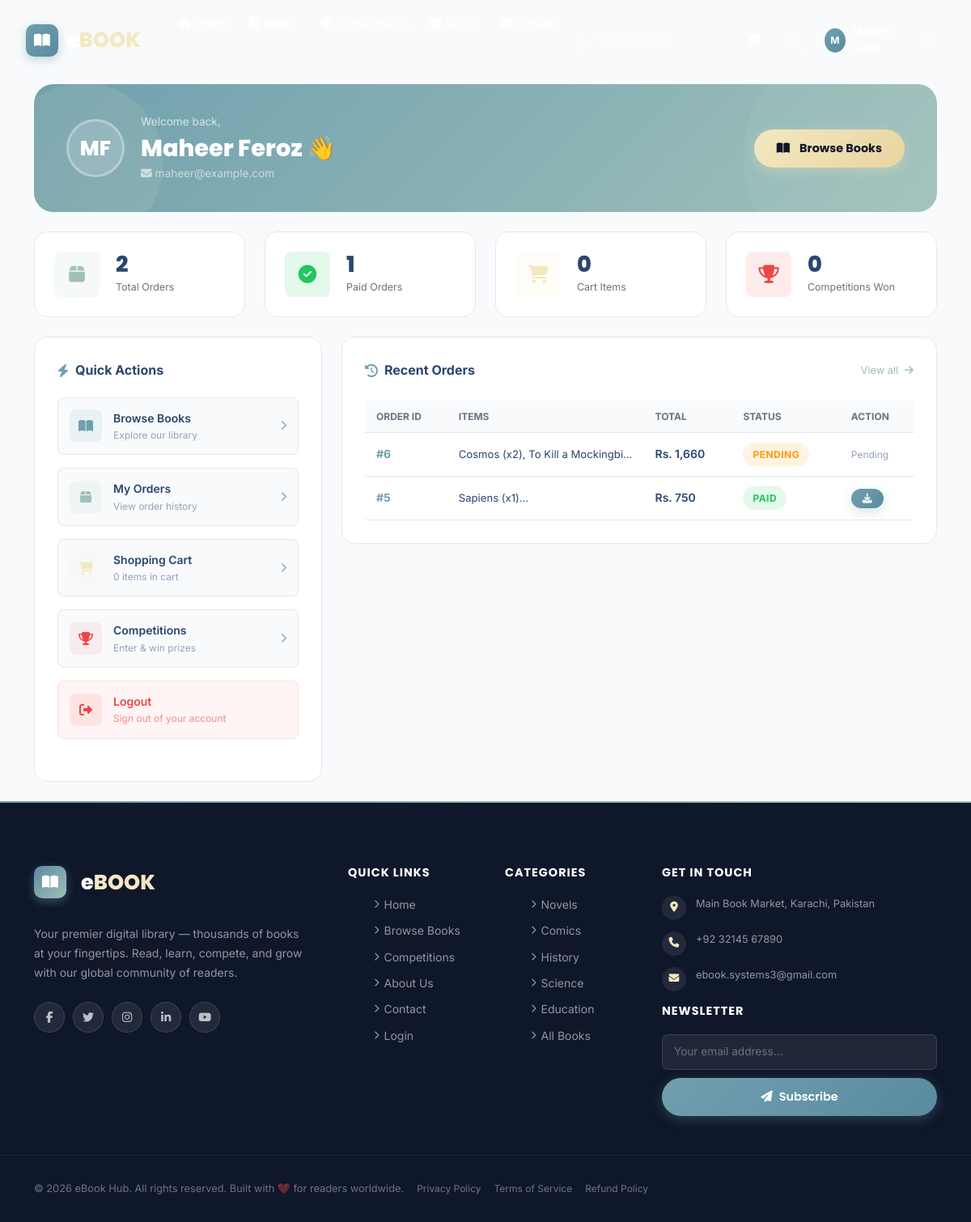
The app's page /user_dashboard.php (signed in) with its own data.
### tables this page shows
CREATE TABLE `orders` (
  `id` int(11) NOT NULL,
  `user_id` int(11) NOT NULL,
  `items` text NOT NULL,
  `total` decimal(10,2) NOT NULL DEFAULT 0.00,
  `payment_method` varchar(100) DEFAULT 'Credit Card',
  `paid` tinyint(1) NOT NULL DEFAULT 0,
  `status` varchar(50) NOT NULL DEFAULT 'Pending',
  `order_date` datetime NOT NULL DEFAULT current_timestamp(),
  `full_name` varchar(255) DEFAULT NULL,
  `email` varchar(255) DEFAULT NULL,
  `phone` varchar(50) DEFAULT NULL,
  `address` text DEFAULT NULL,
  `city` varchar(100) DEFAULT NULL,
  `notes` text DEFAULT NULL
);

### user_dashboard.php (the view, shortened to what this page needs)
<?php
include 'db_config.php';
$user_id   = $_SESSION['user_id'];
$user_name = $_SESSION['user_name'] ?? 'User';
$ordersResult = mysqli_query($conn, "SELECT COUNT(*) AS cnt FROM orders WHERE user_id=$user_id");
$ordersCount  = mysqli_fetch_assoc($ordersResult)['cnt'] ?? 0;
$paidResult = mysqli_query($conn, "SELECT COUNT(*) AS cnt FROM orders WHERE user_id=$user_id AND paid=1");
$paidCount  = mysqli_fetch_assoc($paidResult)['cnt'] ?? 0;
$recentOrders = [];
$rResult = mysqli_query($conn, "SELECT * FROM orders WHERE user_id=$user_id ORDER BY id DESC LIMIT 5");
if ($rResult) while ($row = mysqli_fetch_assoc($rResult)) $recentOrders[] = $row;
$initials = strtoupper(implode('', array_map(fn($w) => $w[0], explode(' ', trim($user_name)))));
?>
<!DOCTYPE html>
<html lang="en">
<head>
  <link href="https://cdnjs.cloudflare.com/ajax/libs/font-awesome/6.5.0/css/all.min.css" rel="stylesheet">
  <link href="https://cdnjs.cloudflare.com/ajax/libs/aos/2.3.4/aos.css" rel="stylesheet">
  <link href="https://cdn.jsdelivr.net/npm/bootstrap@5.3.7/dist/css/bootstrap.min.css" rel="stylesheet">
  <link href="css/style.css" rel="stylesheet">
</head>
<body>
<?php include 'includes/navbar.php'; ?>
<div style="padding-top:80px;min-height:100vh;background:var(--bg);">
  <div class="container py-4">
    <div class="row mb-4" data-aos="fade-up">
      <div class="col-12">
        <div style="background:var(--gradient-hero);border-radius:var(--radius-lg);padding:36px 40px;position:relative;overflow:hidden;">
          <div style="position:absolute;width:300px;height:300px;border-radius:50%;background:rgba(255,255,255,.05);right:-60px;top:-60px;"></div>
          <div style="position:absolute;width:200px;height:200px;border-radius:50%;background:rgba(244,232,193,.1);left:-40px;bottom:-40px;"></div>
          <div class="row align-items-center" style="position:relative;z-index:1;">
            <div class="col-md-8">
              <div style="display:flex;align-items:center;gap:20px;">
                <div style="width:72px;height:72px;border-radius:50%;background:rgba(255,255,255,.15);border:3px solid rgba(255,255,255,.3);display:flex;align-items:center;justify-content:center;font-size:1.6rem;font-weight:800;color:white;font-family:Poppins,sans-serif;">
                  <?= htmlspecialchars($initials) ?>
                </div>
                <div>
                  <p style="color:rgba(255,255,255,.7);margin:0;font-size:.85rem;">Welcome back,</p>
                  <h2 style="color:white;margin:4px 0;font-size:1.8rem;font-weight:800;"><?= htmlspecialchars($user_name) ?> 👋</h2>
                  <p style="color:rgba(255,255,255,.6);margin:0;font-size:.85rem;">
                    <i class="fas fa-envelope me-1"></i><?= htmlspecialchars($_SESSION['user_email'] ?? '') ?>
                  </p>
                </div>
              </div>
            </div>
            <div class="col-md-4 text-md-end mt-3 mt-md-0">
              <a href="books.php" class="btn-accent-custom btn-ripple">
                <i class="fas fa-book-open me-1"></i>Browse Books
              </a>
            </div>
          </div>
        </div>
      </div>
    </div>
    <div class="row g-4 mb-4">
      <div class="col-sm-6 col-lg-3" data-aos="fade-up">
        <div class="dashboard-stat-card">
          <div class="stat-icon-wrap blue"><i class="fas fa-box"></i></div>
          <div>
            <div class="stat-value"><?= $ordersCount ?></div>
            <div class="stat-label">Total Orders</div>
          </div>
        </div>
      </div>
      <div class="col-sm-6 col-lg-3" data-aos="fade-up" data-aos-delay="80">
        <div class="dashboard-stat-card">
          <div class="stat-icon-wrap green"><i class="fas fa-check-circle"></i></div>
          <div>
            <div class="stat-value"><?= $paidCount ?></div>
            <div class="stat-label">Paid Orders</div>
          </div>
        </div>
      </div>
      <div class="col-sm-6 col-lg-3" data-aos="fade-up" data-aos-delay="160">
        <div class="dashboard-stat-card">
          <div class="stat-icon-wrap gold"><i class="fas fa-shopping-cart"></i></div>
          <div>
            <div class="stat-value"><?= $cartCount ?></div>
            <div class="stat-label">Cart Items</div>
          </div>
        </div>
      </div>
      <div class="col-sm-6 col-lg-3" data-aos="fade-up" data-aos-delay="240">
        <div class="dashboard-stat-card">
          <div class="stat-icon-wrap red"><i class="fas fa-trophy"></i></div>
          <div>
            <div class="stat-value">0</div>
            <div class="stat-label">Competitions Won</div>
          </div>
        </div>
      </div>
    </div>
    <div class="row g-4">
      <div class="col-lg-4" data-aos="fade-right">
        <div class="dashboard-card h-100">
          <div class="dashboard-card-title"><i class="fas fa-bolt"></i>Quick Actions</div>
          <div class="d-flex flex-column gap-3">
            <a href="books.php" style="display:flex;align-items:center;gap:14px;padding:14px;background:var(--bg);border-radius:var(--radius-sm);border:1px solid var(--border);text-decoration:none;color:var(--text-primary);transition:var(--transition);" onmouseover="this.style.borderColor='var(--primary)'" onmouseout="this.style.borderColor='var(--border)'">
              <div style="width:40px;height:40px;background:rgba(112,160,175,.1);border-radius:8px;display:flex;align-items:center;justify-content:center;color:var(--primary);">
                <i class="fas fa-book-open"></i>
              </div>
              <div>
                <div style="font-weight:600;font-size:.875rem;">Browse Books</div>
                <div style="font-size:.75rem;color:var(--text-muted);">Explore our library</div>
              </div>
              <i class="fas fa-chevron-right ms-auto" style="color:var(--text-muted);font-size:.75rem;"></i>
            </a>
            <a href="view_orders.php" style="display:flex;align-items:center;gap:14px;padding:14px;background:var(--bg);border-radius:var(--radius-sm);border:1px solid var(--border);text-decoration:none;color:var(--text-primary);transition:var(--transition);" onmouseover="this.style.borderColor='var(--primary)'" onmouseout="this.style.borderColor='var(--border)'">
              <div style="width:40px;height:40px;background:rgba(160,193,185,.1);border-radius:8px;display:flex;align-items:center;justify-content:center;color:var(--secondary);">
                <i class="fas fa-box"></i>
              </div>
              <div>
                <div style="font-weight:600;font-size:.875rem;">My Orders</div>
                <div style="font-size:.75rem;color:var(--text-muted);">View order history</div>
              </div>
              <i class="fas fa-chevron-right ms-auto" style="color:var(--text-muted);font-size:.75rem;"></i>
            </a>
            <a href="cart.php" style="display:flex;align-items:center;gap:14px;padding:14px;background:var(--bg);border-radius:var(--radius-sm);border:1px solid var(--border);text-decoration:none;color:var(--text-primary);transition:var(--transition);" onmouseover="this.style.borderColor='var(--primary)'" onmouseout="this.style.borderColor='var(--border)'">
              <div style="width:40px;height:40px;background:rgba(244,232,193,.1);border-radius:8px;display:flex;align-items:center;justify-content:center;color:var(--accent);">
                <i class="fas fa-shopping-cart"></i>
              </div>
              <div>
                <div style="font-weight:600;font-size:.875rem;">Shopping Cart</div>
                <div style="font-size:.75rem;color:var(--text-muted);"><?= $cartCount ?> item<?= $cartCount !== 1 ? 's' : '' ?> in cart</div>
              </div>
              <i class="fas fa-chevron-right ms-auto" style="color:var(--text-muted);font-size:.75rem;"></i>
            </a>
            <a href="competitions.php" style="display:flex;align-items:center;gap:14px;padding:14px;background:var(--bg);border-radius:var(--radius-sm);border:1px solid var(--border);text-decoration:none;color:var(--text-primary);transition:var(--transition);" onmouseover="this.style.borderColor='var(--primary)'" onmouseout="this.style.borderColor='var(--border)'">
              <div style="width:40px;height:40px;background:rgba(239,68,68,.08);border-radius:8px;display:flex;align-items:center;justify-content:center;color:var(--danger);">
                <i class="fas fa-trophy"></i>
              </div>
              <div>
                <div style="font-weight:600;font-size:.875rem;">Competitions</div>
                <div style="font-size:.75rem;color:var(--text-muted);">Enter & win prizes</div>
              </div>
              <i class="fas fa-chevron-right ms-auto" style="color:var(--text-muted);font-size:.75rem;"></i>
            </a>
            <a href="logout.php" style="display:flex;align-items:center;gap:14px;padding:14px;background:rgba(239,68,68,.05);border-radius:var(--radius-sm);border:1px solid rgba(239,68,68,.15);text-decoration:none;color:var(--danger);">
              <div style="width:40px;height:40px;background:rgba(239,68,68,.1);border-radius:8px;display:flex;align-items:center;justify-content:center;">
                <i class="fas fa-sign-out-alt"></i>
              </div>
              <div>
                <div style="font-weight:600;font-size:.875rem;">Logout</div>
                <div style="font-size:.75rem;color:rgba(239,68,68,.6);">Sign out of your account</div>
              </div>
            </a>
          </div>
        </div>
      </div>
      <div class="col-lg-8" data-aos="fade-left">
        <div class="dashboard-card">
          <div class="d-flex align-items-center justify-content-between mb-4">
            <div class="dashboard-card-title mb-0"><i class="fas fa-history"></i>Recent Orders</div>
            <a href="view_orders.php" style="font-size:.8rem;color:var(--secondary);">View all <i class="fas fa-arrow-right ms-1"></i></a>
          </div>
          <?php if (empty($recentOrders)): ?>
          <div style="text-align:center;padding:40px;color:var(--text-muted);">
            <i class="fas fa-box-open fa-2x mb-3 d-block" style="color:var(--border);"></i>
            <p class="mb-3">No orders placed yet.</p>
            <a href="books.php" class="btn-primary-custom btn-ripple" style="font-size:.85rem;padding:10px 20px;">
              <i class="fas fa-book-open me-1"></i>Start Shopping
            </a>
          </div>
          <?php else: ?>
          <div class="table-responsive">
            <table style="width:100%;border-collapse:collapse;font-size:.875rem;">
              <thead>
                <tr style="background:var(--bg);">
                  <th style="padding:10px 14px;text-align:left;font-size:.75rem;font-weight:700;text-transform:uppercase;color:var(--text-secondary);border-bottom:1px solid var(--border);">Order ID</th>
                  <th style="padding:10px 14px;text-align:left;font-size:.75rem;font-weight:700;text-transform:uppercase;color:var(--text-secondary);border-bottom:1px solid var(--border);">Items</th>
                  <th style="padding:10px 14px;text-align:left;font-size:.75rem;font-weight:700;text-transform:uppercase;color:var(--text-secondary);border-bottom:1px solid var(--border);">Total</th>
                  <th style="padding:10px 14px;text-align:left;font-size:.75rem;font-weight:700;text-transform:uppercase;color:var(--text-secondary);border-bottom:1px solid var(--border);">Status</th>
                  <th style="padding:10px 14px;text-align:left;font-size:.75rem;font-weight:700;text-transform:uppercase;color:var(--text-secondary);border-bottom:1px solid var(--border);">Action</th>
                </tr>
              </thead>
              <tbody>
                <?php foreach ($recentOrders as $order): ?>
                <tr style="border-bottom:1px solid var(--border);">
                  <td style="padding:12px 14px;font-weight:700;color:var(--primary);">#<?= $order['id'] ?></td>
                  <td style="padding:12px 14px;max-width:200px;">
                    <div style="white-space:nowrap;overflow:hidden;text-overflow:ellipsis;font-size:.82rem;">
                      <?= htmlspecialchars(substr($order['items'], 0, 40)) ?>...
                    </div>
                  </td>
                  <td style="padding:12px 14px;font-weight:600;">Rs. <?= number_format($order['total']) ?></td>
                  <td style="padding:12px 14px;">
                    <?php
                    $status = $order['status'] ?? 'Pending';
                    $paid   = $order['paid']   ?? 0;
                    $cls    = $paid ? 'delivered' : ($status === 'Cancelled' ? 'cancelled' : 'pending');
                    ?>
                    <span class="status-pill <?= $cls ?>"><?= $paid ? 'Paid' : htmlspecialchars($status) ?></span>
                  </td>
                  <td style="padding:12px 14px;">
                    <?php if ($order['paid']): ?>
                    <a href="download_book.php?order_id=<?= $order['id'] ?>" class="btn-primary-custom btn-ripple" style="padding:6px 14px;font-size:.75rem;">
                      <i class="fas fa-download"></i>
                    </a>
                    <?php else: ?>
                    <span style="font-size:.75rem;color:var(--text-muted);">Pending</span>
                    <?php endif; ?>
                  </td>
                </tr>
                <?php endforeach; ?>
              </tbody>
            </table>
          </div>
          <?php endif; ?>
        </div>
      </div>
    </div>
  </div>
</div>
<?php include 'includes/footer.php'; ?>
</body>
</html>

### records on screen
orders: id "6", items "Cosmos (x2), To Kill a Mockingbi…", total "1,660", status "PENDING", paid "Pending"
orders: id "5", items "Sapiens (x1)", total "750", paid "PAID"

### other values on screen
$userInitials "M"
$initials "MF"
$user_name "Maheer Feroz"
$_SESSION['user_email'] "maheer@example.com"
$ordersCount "2"
$paidCount "1"
$cartCount "0"
